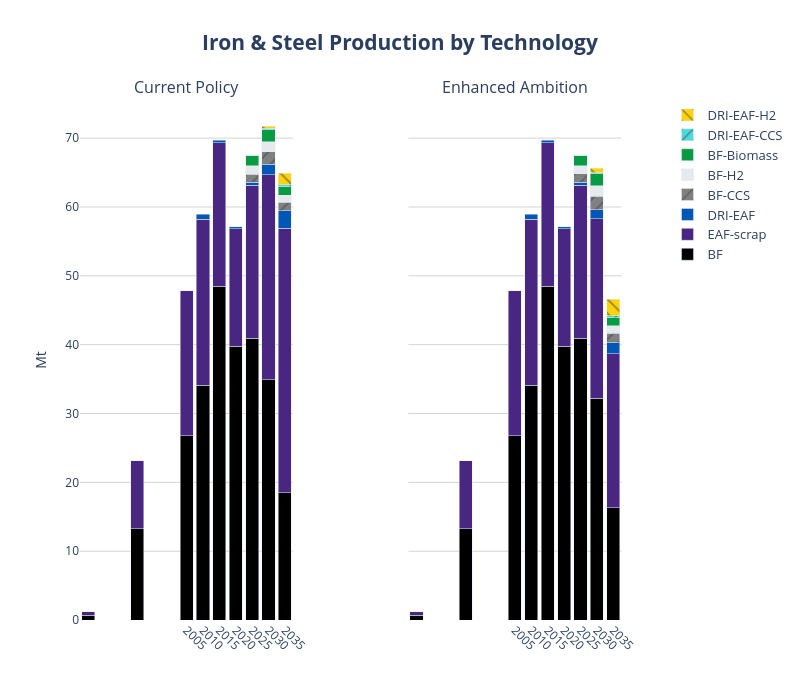

Notebook source saved alongside this figure:
### Code cell
years = list(range(2005, 2036, 5))

# Create subplots with secondary y-axes
fig = make_subplots(
    rows=1, cols=2,
    shared_yaxes=True,
    shared_xaxes=True,
    specs=[[{"secondary_y": True}, {"secondary_y": True}]],
    subplot_titles=("Current Policy", "Enhanced Ambition")
)
# === Legend Group: Gases ===

# ------------------------------------------------------------------
# add traces from the first figure → left pane
# ------------------------------------------------------------------
for tr in fig1.data:
    tr.showlegend = False                      # keep legend single
    # NEW → colour & pattern injection
    if tr.name in fuel_colors:
        tr.marker.color = fuel_colors[tr.name]
        pattern = fuel_patterns.get(tr.name)
        if pattern:
            # marker.pattern is available from Plotly 5.3+
            tr.marker.pattern = dict(shape=pattern)

    fig.add_trace(tr, row=1, col=1, secondary_y=False)

# ------------------------------------------------------------------
# add traces from the second figure → right pane
# ------------------------------------------------------------------
for tr in fig2.data:
    if tr.name in fuel_colors:
        tr.marker.color = fuel_colors[tr.name]
        pattern = fuel_patterns.get(tr.name)
        if pattern:
            tr.marker.pattern = dict(shape=pattern)

    fig.add_trace(tr, row=1, col=2, secondary_y=False)


fig.update_layout(
    yaxis=dict(title="EJ", showgrid=True),
    yaxis1=dict(title="EJ", showgrid=True, title_font_size=20),
    
    # Hide secondary y-axis for col 1 (still used internally)
    yaxis2=dict(
        showticklabels=False,
        showgrid=False,
        zeroline=False,
        showline=False,
        title='',
        overlaying='y',
        side='right',
        range=[0, 100]
    ),
    
    # Show secondary y-axis for col 2
    yaxis4=dict(
        showticklabels=False,
        showgrid=False,
        zeroline=False,
        showline=False,
        title='',
        overlaying='y',
        side='right',
        range=[0, 100]
    ),
    barmode='stack',
    plot_bgcolor='rgba(0,0,0,0)',
    width=800, height=700,
)


fig.update_xaxes(tickangle=45)

fig.update_yaxes(range=[None, 130])

fig.update_layout(
    yaxis=dict(title="Mt", showgrid=True, gridcolor='lightgray'),
    yaxis3=dict(showgrid=True, gridcolor='lightgray'),
    title=dict(
        text="<b>Iron & Steel Production by Technology</b>",
        font=dict(size=21),
        x=0.5
    ),
    legend=dict(
        traceorder="reversed",
        font=dict(size=13),
        x=1.02, y=1,
        borderwidth=0
    )
)
fig.update_xaxes(
    tickvals=years,
    ticktext=[str(y) for y in years]
)
fig

### Figure 1 — Plotly figure (JSON) as saved in the notebook; plotly's stock layout.template omitted (floating-point values rounded to 4 significant figures)
{"data": [{"hovertemplate": "tech=BF<br>Year=%{x}<br>value=%{y}<extra></extra>", "legendgroup": "BF", "marker": {"color": "#000000", "pattern": {"shape": ""}}, "name": "BF", "orientation": "v", "showlegend": false, "textposition": "auto", "type": "bar", "x": [1975, 1990, 2005, 2010, 2015, 2020, 2025, 2030, 2035], "xaxis": "x", "y": [0.6655, 13.23, 26.77, 34.11, 48.48, 39.74, 40.96, 34.92, 18.49], "yaxis": "y"}, {"hovertemplate": "tech=EAF-scrap<br>Year=%{x}<br>value=%{y}<extra></extra>", "legendgroup": "EAF-scrap", "marker": {"color": "#492681", "pattern": {"shape": ""}}, "name": "EAF-scrap", "orientation": "v", "showlegend": false, "textposition": "auto", "type": "bar", "x": [1975, 1990, 2005, 2010, 2015, 2020, 2025, 2030, 2035], "xaxis": "x", "y": [0.4975, 9.899, 21.05, 24.13, 20.86, 17.11, 22.17, 29.76, 38.4], "yaxis": "y"}, {"hovertemplate": "tech=DRI-EAF<br>Year=%{x}<br>value=%{y}<extra></extra>", "legendgroup": "DRI-EAF", "marker": {"color": "#0057B5", "pattern": {"shape": ""}}, "name": "DRI-EAF", "orientation": "v", "showlegend": false, "textposition": "auto", "type": "bar", "x": [2010, 2015, 2020, 2025, 2030, 2035], "xaxis": "x", "y": [0.6742, 0.3279, 0.251, 0.4748, 1.551, 2.529], "yaxis": "y"}, {"hovertemplate": "tech=BF-CCS<br>Year=%{x}<br>value=%{y}<extra></extra>", "legendgroup": "BF-CCS", "marker": {"color": "grey", "pattern": {"shape": "/"}}, "name": "BF-CCS", "orientation": "v", "showlegend": false, "textposition": "auto", "type": "bar", "x": [2025, 2030, 2035], "xaxis": "x", "y": [1.186, 1.826, 1.293], "yaxis": "y"}, {"hovertemplate": "tech=BF-H2<br>Year=%{x}<br>value=%{y}<extra></extra>", "legendgroup": "BF-H2", "marker": {"color": "#E4EAED", "pattern": {"shape": ""}}, "name": "BF-H2", "orientation": "v", "showlegend": false, "textposition": "auto", "type": "bar", "x": [2025, 2030, 2035], "xaxis": "x", "y": [1.183, 1.444, 0.9816], "yaxis": "y"}, {"hovertemplate": "tech=BF-Biomass<br>Year=%{x}<br>value=%{y}<extra></extra>", "legendgroup": "BF-Biomass", "marker": {"color": "#099B43", "pattern": {"shape": ""}}, "name": "BF-Biomass", "orientation": "v", "showlegend": false, "textposition": "auto", "type": "bar", "x": [2025, 2030, 2035], "xaxis": "x", "y": [1.522, 1.824, 1.235], "yaxis": "y"}, {"hovertemplate": "tech=DRI-EAF-CCS<br>Year=%{x}<br>value=%{y}<extra></extra>", "legendgroup": "DRI-EAF-CCS", "marker": {"color": "#4DDADC", "pattern": {"shape": "/"}}, "name": "DRI-EAF-CCS", "orientation": "v", "showlegend": false, "textposition": "auto", "type": "bar", "x": [2025, 2030, 2035], "xaxis": "x", "y": [0.01675, 0.1339, 0.2987], "yaxis": "y"}, {"hovertemplate": "tech=DRI-EAF-H2<br>Year=%{x}<br>value=%{y}<extra></extra>", "legendgroup": "DRI-EAF-H2", "marker": {"color": "#FED30B", "pattern": {"shape": "\\"}}, "name": "DRI-EAF-H2", "orientation": "v", "showlegend": false, "textposition": "auto", "type": "bar", "x": [2025, 2030, 2035], "xaxis": "x", "y": [0.06322, 0.3032, 1.677], "yaxis": "y"}, {"hovertemplate": "tech=BF<br>Year=%{x}<br>value=%{y}<extra></extra>", "legendgroup": "BF", "marker": {"color": "#000000", "pattern": {"shape": ""}}, "name": "BF", "orientation": "v", "showlegend": true, "textposition": "auto", "type": "bar", "x": [1975, 1990, 2005, 2010, 2015, 2020, 2025, 2030, 2035], "xaxis": "x2", "y": [0.6655, 13.23, 26.77, 34.11, 48.48, 39.74, 40.96, 32.22, 16.29], "yaxis": "y3"}, {"hovertemplate": "tech=EAF-scrap<br>Year=%{x}<br>value=%{y}<extra></extra>", "legendgroup": "EAF-scrap", "marker": {"color": "#492681", "pattern": {"shape": ""}}, "name": "EAF-scrap", "orientation": "v", "showlegend": true, "textposition": "auto", "type": "bar", "x": [1975, 1990, 2005, 2010, 2015, 2020, 2025, 2030, 2035], "xaxis": "x2", "y": [0.4975, 9.899, 21.05, 24.13, 20.86, 17.11, 22.17, 26.09, 22.36], "yaxis": "y3"}, {"hovertemplate": "tech=DRI-EAF<br>Year=%{x}<br>value=%{y}<extra></extra>", "legendgroup": "DRI-EAF", "marker": {"color": "#0057B5", "pattern": {"shape": ""}}, "name": "DRI-EAF", "orientation": "v", "showlegend": true, "textposition": "auto", "type": "bar", "x": [2010, 2015, 2020, 2025, 2030, 2035], "xaxis": "x2", "y": [0.6742, 0.3279, 0.251, 0.4748, 1.299, 1.639], "yaxis": "y3"}, {"hovertemplate": "tech=BF-CCS<br>Year=%{x}<br>value=%{y}<extra></extra>", "legendgroup": "BF-CCS", "marker": {"color": "grey", "pattern": {"shape": "/"}}, "name": "BF-CCS", "orientation": "v", "showlegend": true, "textposition": "auto", "type": "bar", "x": [2025, 2030, 2035], "xaxis": "x2", "y": [1.186, 1.937, 1.384], "yaxis": "y3"}, {"hovertemplate": "tech=BF-H2<br>Year=%{x}<br>value=%{y}<extra></extra>", "legendgroup": "BF-H2", "marker": {"color": "#E4EAED", "pattern": {"shape": ""}}, "name": "BF-H2", "orientation": "v", "showlegend": true, "textposition": "auto", "type": "bar", "x": [2025, 2030, 2035], "xaxis": "x2", "y": [1.183, 1.52, 1.043], "yaxis": "y3"}, {"hovertemplate": "tech=BF-Biomass<br>Year=%{x}<br>value=%{y}<extra></extra>", "legendgroup": "BF-Biomass", "marker": {"color": "#099B43", "pattern": {"shape": ""}}, "name": "BF-Biomass", "orientation": "v", "showlegend": true, "textposition": "auto", "type": "bar", "x": [2025, 2030, 2035], "xaxis": "x2", "y": [1.522, 1.778, 1.197], "yaxis": "y3"}, {"hovertemplate": "tech=DRI-EAF-CCS<br>Year=%{x}<br>value=%{y}<extra></extra>", "legendgroup": "DRI-EAF-CCS", "marker": {"color": "#4DDADC", "pattern": {"shape": "/"}}, "name": "DRI-EAF-CCS", "orientation": "v", "showlegend": true, "textposition": "auto", "type": "bar", "x": [2025, 2030, 2035], "xaxis": "x2", "y": [0.01675, 0.1508, 0.2594], "yaxis": "y3"}, {"hovertemplate": "tech=DRI-EAF-H2<br>Year=%{x}<br>value=%{y}<extra></extra>", "legendgroup": "DRI-EAF-H2", "marker": {"color": "#FED30B", "pattern": {"shape": "\\"}}, "name": "DRI-EAF-H2", "orientation": "v", "showlegend": true, "textposition": "auto", "type": "bar", "x": [2025, 2030, 2035], "xaxis": "x2", "y": [0.06319, 0.6084, 2.452], "yaxis": "y3"}], "layout": {"annotations": [{"font": {"size": 16}, "showarrow": false, "text": "Current Policy", "x": 0.185, "xanchor": "center", "xref": "paper", "y": 1, "yanchor": "bottom", "yref": "paper"}, {"font": {"size": 16}, "showarrow": false, "text": "Enhanced Ambition", "x": 0.755, "xanchor": "center", "xref": "paper", "y": 1, "yanchor": "bottom", "yref": "paper"}], "barmode": "stack", "height": 700, "legend": {"borderwidth": 0, "font": {"size": 13}, "traceorder": "reversed", "x": 1.02, "y": 1}, "plot_bgcolor": "rgba(0,0,0,0)", "title": {"font": {"size": 21}, "text": "<b>Iron & Steel Production by Technology</b>", "x": 0.5}, "width": 800, "xaxis": {"anchor": "y", "domain": [0, 0.37], "tickangle": 45, "ticktext": ["2005", "2010", "2015", "2020", "2025", "2030", "2035"], "tickvals": [2005, 2010, 2015, 2020, 2025, 2030, 2035]}, "xaxis2": {"anchor": "y3", "domain": [0.57, 0.94], "tickangle": 45, "ticktext": ["2005", "2010", "2015", "2020", "2025", "2030", "2035"], "tickvals": [2005, 2010, 2015, 2020, 2025, 2030, 2035]}, "yaxis": {"anchor": "x", "domain": [0, 1], "gridcolor": "lightgray", "range": [null, 130], "showgrid": true, "title": {"text": "Mt"}}, "yaxis2": {"anchor": "x", "overlaying": "y", "range": [null, 130], "showgrid": false, "showline": false, "showticklabels": false, "side": "right", "title": {"text": ""}, "zeroline": false}, "yaxis3": {"anchor": "x2", "domain": [0, 1], "gridcolor": "lightgray", "matches": "y", "range": [null, 130], "showgrid": true, "showticklabels": false}, "yaxis4": {"anchor": "x2", "overlaying": "y", "range": [null, 130], "showgrid": false, "showline": false, "showticklabels": false, "side": "right", "title": {"text": ""}, "zeroline": false}}}
